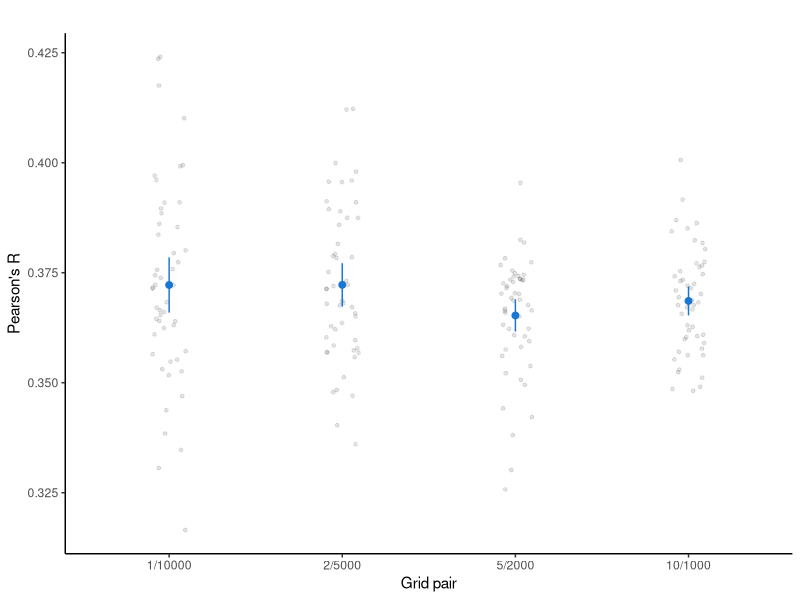

Source code (R):
### ++++++++++++++++++++++++++++++++++++++++++++++++++++++++++++++++++++
### 01-A | simulation > seed_ensemble
### (3)  | ITE-prediction-comparison.R
### ++++++++++++++++++++++++++++++++++++++++++++++++++++++++++++++++++++
### [NOTE]  
### This is a data analysis script for Fig 2d.
### ++++++++++++++++++++++++++++++++++++++++++++++++++++++++++++++++++++
### written by
### ---
### Jinwoo Lee
### SNU Connectome Lab
### ++++++++++++++++++++++++++++++++++++++++++++++++++++++++++++++++++++

library(ggplot2)
library(dplyr)
library(car)

### _____________________________________________________________________ ####
### @@@ PART I. INITIAL SETUP @@@ ####
## > I-1. Data Preparation
df.nonlin_weak <- read.csv("results/grid-analysis-results_data_nonlin_weak.csv")

target_comb <- data.frame(
  n_seed = c(1, 2, 5, 10),
  n_tree = c(10000, 5000, 2000, 1000)
)

df.chosen <- df.nonlin_weak %>%
  inner_join(target_comb, by = c("n_seed", "n_tree"))

df.chosen <- df.chosen %>%
  mutate(pair = case_when(
    n_seed == 1  & n_tree == 10000 ~ "1/10000",
    n_seed == 2  & n_tree == 5000  ~ "2/5000",
    n_seed == 5  & n_tree == 2000  ~ "5/2000",
    n_seed == 10 & n_tree == 1000  ~ "10/1000",
    TRUE ~ NA_character_  
  )) %>%
  filter(!is.na(pair))

df.chosen$pair <- factor(df.chosen$pair, levels = c("1/10000", "2/5000", "5/2000", "10/1000"))


### _____________________________________________________________________ ####
### @@@ PART II. BIAS COMPARSION @@@ ####
bias.test <- summary(aov(recov_coef ~ pair, data = df.chosen))
bias.test

### _____________________________________________________________________ ####
### @@@ PART III. VARIANCE COMPARSION @@@ ####
## > III-1. Levene's Testing ####
var.test <- leveneTest(recov_coef ~ pair, data = df.chosen)
var.test

## > III-2. Post-Hoc Testing ####
pair.levels <- levels(df.chosen$pair)
pair.comb <- combn(pair.levels, 2, simplify = FALSE)

levene.f <- c()
levene.df1 <- c()
levene.df2 <- c()
levene.p <- c()

for (pair in pair.comb) {
  subset_data <- df.chosen[df.chosen$pair %in% pair, ]
  test_result <- leveneTest(recov_coef ~ pair, data = subset_data)
  
  levene.f <- c(levene.f, test_result$`F value`[1])
  levene.df1 <- c(levene.df1, test_result$Df[1])
  levene.df2 <- c(levene.df2, test_result$Df[2])
  levene.p <- c(levene.p, test_result$`Pr(>F)`[1])
}

posthoc.levene.df <- data.frame(
  comparison = sapply(pair.comb, function(p) paste(p, collapse = " vs ")),
  f_stats <- levene.f,
  df1 <- levene.df1,
  df2 <- levene.df2,
  p_uncorrected = levene.p,
  p_fdr = p.adjust(levene.p, method = "fdr")
)

df.chosen$pair2 <- rep(c("low", "high"), each = 100)
df.chosen$pair2 <- as.factor(df.chosen$pair2)

var.test.lv2 <- leveneTest(recov_coef ~ pair2, data = df.chosen) # (1/10000, 2/5000) vs. (5/2000, 10/1000)
var.test.lv2

### _____________________________________________________________________ ####
### @@@ PART III. VISUALIZATION - FIG 2D @@@ ####
df.stats <- df.chosen %>%
  group_by(pair) %>%
  summarise(
    mean_coef = mean(recov_coef),
    se_coef = sd(recov_coef) / sqrt(n()),  # standard error
    .groups = "drop"
  )

fig2d <- ggplot() +  
  geom_jitter(data = df.chosen, 
              aes(x = pair, y = recov_coef), 
              width = 0.1, alpha = 0.1, size = 1.0) +
  geom_point(data = df.stats, 
             aes(x = pair, y = mean_coef), 
             color = "#1976D2", size = 2.0) +
  geom_errorbar(data = df.stats, 
                aes(x = pair, 
                    ymin = mean_coef - 1.96*se_coef, 
                    ymax = mean_coef + 1.96*se_coef),
                width = 0.0, color = "#1976D2") +
  labs(x = "Grid pair", y = "Pearson's R", 
       title = "") +
  theme_classic()